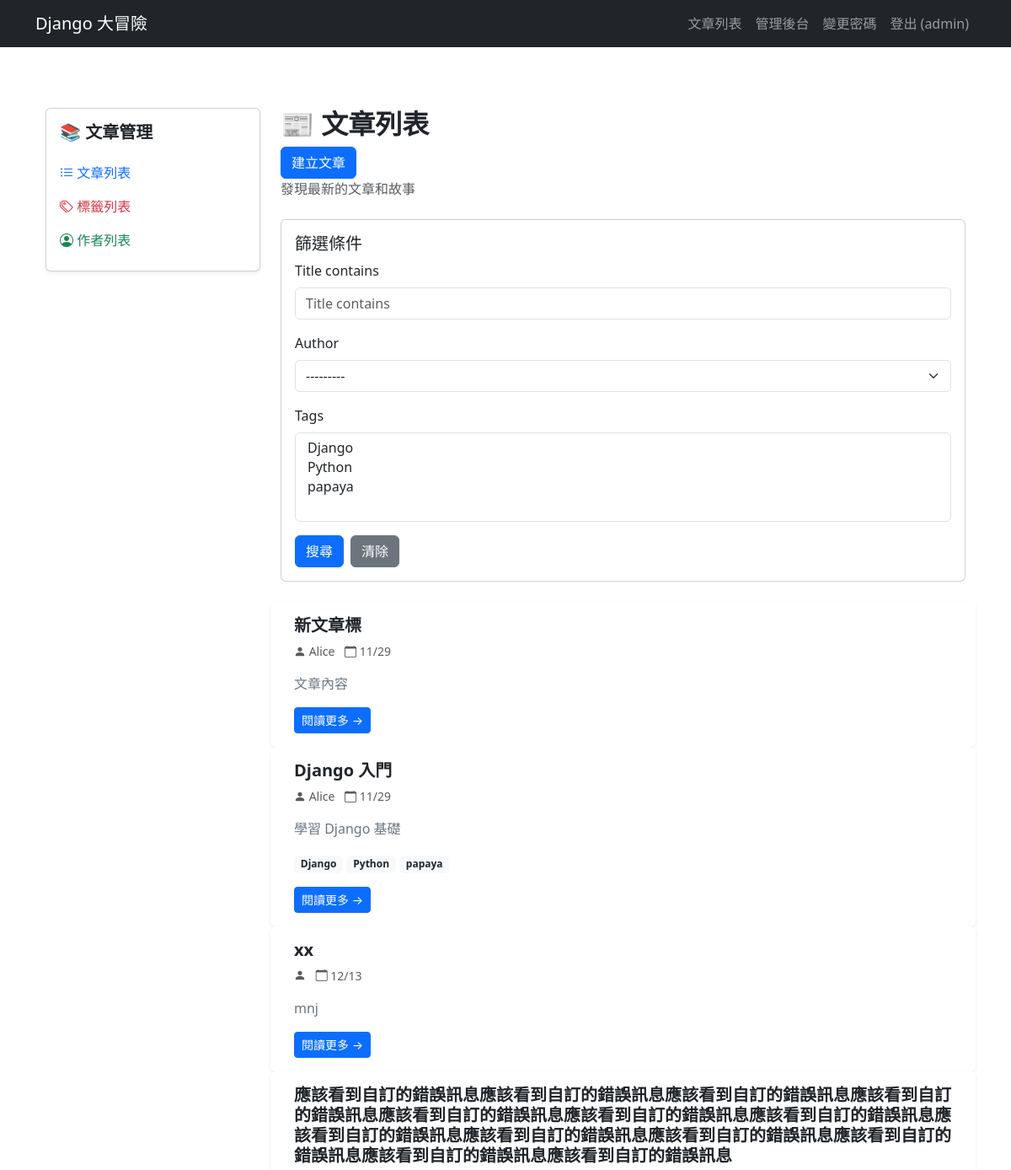
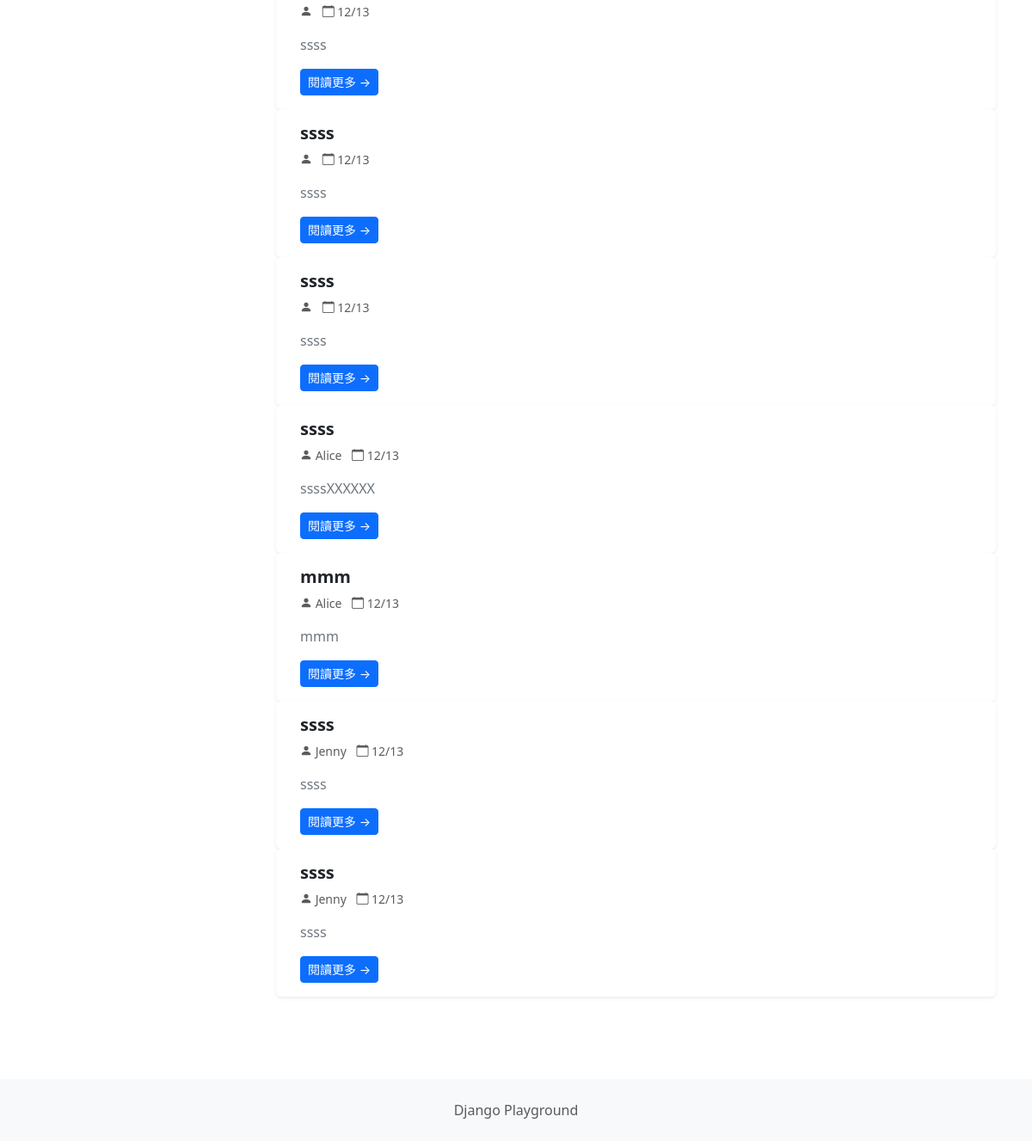
The page /blog/articles/ (signed in) on the database its author committed (2 pictures, top to bottom).
### apps/blog/models.py (models this page shows, shortened)
class Article(models.Model):
    title = models.CharField(max_length=200)
    content = models.TextField()
    created_at = models.DateTimeField(auto_now_add=True)
    updated_at = models.DateTimeField(auto_now=True)
    is_published = models.BooleanField(default=False)
    author = models.ForeignKey(
        Author,  # 關聯到 Author 模型
        on_delete=models.CASCADE,
        related_name="articles",
        null=True,
        blank=True,
    )
    tags = models.ManyToManyField(
        Tag,  # 關聯到 Tag 模型
        related_name="articles",
        blank=True,
    )

class Author(models.Model):
    name = models.CharField(max_length=100)
    email = models.EmailField(unique=True)
    bio = models.TextField(blank=True)
    created_at = models.DateTimeField(auto_now_add=True)
    def __str__(self):
        return self.name

class Tag(models.Model):
    name = models.CharField(max_length=50, unique=True)
    def __str__(self):
        return self.name

### apps/blog/views.py (the view)
# urls.py: path("articles/", views.article_list, name="article_list"),
def article_list(request):
    filter_ = ArticleFilter(
        request.GET or None,
        queryset=Article.objects.select_related("author").prefetch_related("tags"),
    )
    return render(request, "blog/article_list.html", {"filter": filter_})

### apps/blog/templates/blog/article_list.html (shortened to what this page needs)
{% extends "blog/base.html" %}
{% load django_bootstrap5 %}
{% block blog_content %}
  <div class="mb-4">
    <h2 class="fw-bold mb-2">
      📰 文章列表
    </h2>
    <a href="{% url 'blog:article_create' %}" class="btn btn-primary">建立文章</a>
    <p class="text-muted">
      發現最新的文章和故事
    </p>
  </div>
  <div class="card mb-4">
    <div class="card-body">
      <h5 class="card-title">
        篩選條件
      </h5>
      <form method="get">
        {% bootstrap_form filter.form %}
        <div class="d-flex gap-2">
          {% bootstrap_button button_type="submit" content="搜尋" %}
          <a href="{% url 'blog:article_list' %}" class="btn btn-secondary">清除</a>
        </div>
      </form>
    </div>
  </div>
  <div class="row">
    {% for article in filter.qs %}
      {% include "blog/components/article_card.html" %}
    {% empty %}
      <div class="col-12">
        <div class="alert alert-info">
          沒有符合條件的文章
        </div>
      </div>
    {% endfor %}
  </div>
{% endblock blog_content %}

### templates/base.html (shortened to what this page needs)
{% load django_bootstrap5 %}
<!DOCTYPE html>
<html lang="zh-Hant">
  <head>
    {% bootstrap_css %}
    <link rel="stylesheet"
          href="https://cdn.jsdelivr.net/npm/bootstrap-icons@1.11.0/font/bootstrap-icons.css" />
  </head>
  <body>
    <nav class="navbar navbar-expand-lg navbar-dark bg-dark">
      <div class="container">
        <span class="navbar-brand">Django 大冒險</span>
        <div class="collapse navbar-collapse" id="navbarNav">
          <ul class="navbar-nav ms-auto">
            <li class="nav-item">
              <a class="nav-link" href="{% url 'blog:article_list' %}">文章列表</a>
            </li>
            <li class="nav-item">
              <a class="nav-link" href="{% url 'admin:index' %}">管理後台</a>
            </li>
            <li class="nav-item">
              <a class="nav-link" href="{% url 'auth:password_change' %}">變更密碼</a>
            </li>
            {% if user.is_authenticated %}
              <li class="nav-item">
                <form method="post" action="{% url 'auth:logout' %}" class="d-inline">
                  <button type="submit" class="nav-link btn btn-link">登出 ({{ user.username }})</button>
                </form>
              </li>
            {% endif %}
          </ul>
        </div>
      </div>
    </nav>
    <main class="container my-4">
      {% block content %}
      {% endblock content %}
    </main>
    <footer class="bg-light py-4 mt-5">
      <div class="container text-center">
        <p class="text-muted mb-0">Django Playground</p>
      </div>
    </footer>
  </body>
</html>

### apps/blog/templates/blog/components/article_card.html (shortened to what this page needs)
<div class="card h-100 shadow-sm border-0 hover-shadow transition">
  <div class="card-body d-flex flex-column">
    <h5 class="card-title fw-bold text-dark mb-2">
      {{ article.title }}
    </h5>
    <p class="card-text text-muted small mb-3">
      <i class="bi bi-person-fill"></i> {{ article.author.name }}
      <span class="ms-2"><i class="bi bi-calendar"></i> {{ article.created_at|date:"m/d" }}</span>
    </p>
    <p class="card-text text-secondary flex-grow-1 mb-3">
      {{ article.content|truncatewords:30 }}
    </p>
    {% if article.tags.all %}
      <div class="mb-3">
        {% for tag in article.tags.all %}
          <span class="badge bg-light text-dark small">{{ tag.name }}</span>
        {% endfor %}
      </div>
    {% endif %}
    <a href="{% url 'blog:article_detail' id=article.id %}"
       class="btn btn-sm btn-primary align-self-start">
      閱讀更多 →
    </a>
  </div>
</div>

### apps/blog/templates/blog/components/article_card.html (style rules this page uses)
.hover-shadow { transition: box-shadow 0.3s ease; }

### rows shown on the page
Article: title "新文章標", author.name "Alice", created_at "11/29", content "文章內容"
Article: title "Django 入門", author.name "Alice", created_at "11/29", content "學習 Django 基礎"
Tag: name "Django"
Tag: name "Python"
Tag: name "papaya"
Article: title "xx", created_at "12/13", content "mnj"
Article: title "應該看到自訂的錯誤訊息應該看到自訂的錯誤訊息應該看到自訂的錯誤訊息應該看到自訂的錯誤訊息應該看到自訂的錯誤訊息應該看到自訂的錯誤訊息應該看到自訂的錯誤訊息應該看到自訂的錯誤訊息應該看到自訂的錯誤訊息應該看到自訂的錯誤訊息應該看到自訂的錯誤訊息應該看到自訂的錯誤訊息應該看到自訂的錯誤訊息", created_at "12/13", content "ssss"
Article: title "ssss", created_at "12/13", content "ssss"
Article: title "ssss", created_at "12/13", content "ssss"
Article: title "ssss", author.name "Alice", created_at "12/13", content "ssssXXXXXX"
Article: title "mmm", author.name "Alice", created_at "12/13", content "mmm"
Article: title "ssss", author.name "Jenny", created_at "12/13", content "ssss"
Article: title "ssss", author.name "Jenny", created_at "12/13", content "ssss"

### other values the page prints
{{ user.username }} "admin"
